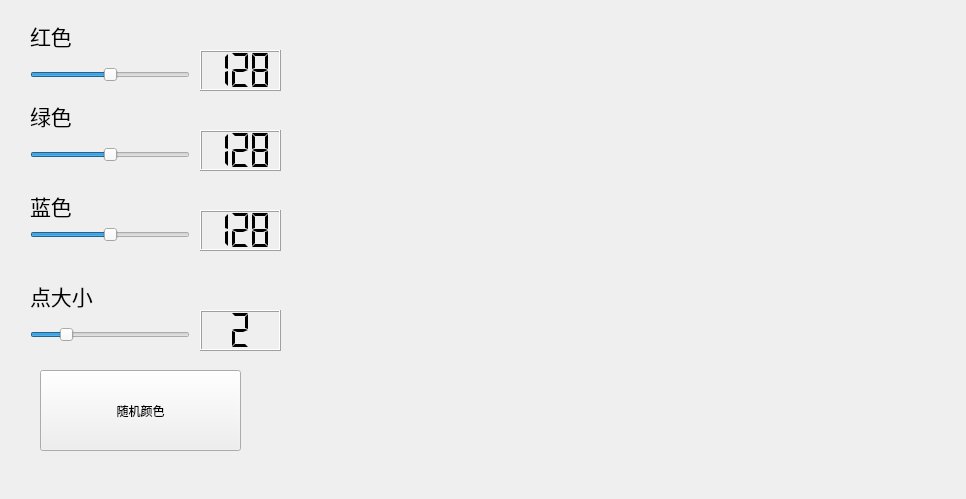
<?xml version="1.0" encoding="UTF-8"?>
<ui version="4.0">
 <class>main_window</class>
 <widget class="QMainWindow" name="main_window">
  <property name="geometry">
   <rect>
    <x>0</x>
    <y>0</y>
    <width>966</width>
    <height>499</height>
   </rect>
  </property>
  <property name="minimumSize">
   <size>
    <width>0</width>
    <height>0</height>
   </size>
  </property>
  <property name="maximumSize">
   <size>
    <width>5000</width>
    <height>5000</height>
   </size>
  </property>
  <property name="windowTitle">
   <string>PCLViewer</string>
  </property>
  <widget class="QWidget" name="centralwidget">
   <widget class="QVTKWidget" name="qvtkWidget">
    <property name="geometry">
     <rect>
      <x>300</x>
      <y>10</y>
      <width>640</width>
      <height>480</height>
     </rect>
    </property>
   </widget>
   <widget class="QSlider" name="horizontalSlider_R">
    <property name="geometry">
     <rect>
      <x>30</x>
      <y>60</y>
      <width>160</width>
      <height>29</height>
     </rect>
    </property>
    <property name="maximum">
     <number>255</number>
    </property>
    <property name="value">
     <number>128</number>
    </property>
    <property name="orientation">
     <enum>Qt::Horizontal</enum>
    </property>
   </widget>
   <widget class="QSlider" name="horizontalSlider_G">
    <property name="geometry">
     <rect>
      <x>30</x>
      <y>140</y>
      <width>160</width>
      <height>29</height>
     </rect>
    </property>
    <property name="maximum">
     <number>255</number>
    </property>
    <property name="value">
     <number>128</number>
    </property>
    <property name="orientation">
     <enum>Qt::Horizontal</enum>
    </property>
   </widget>
   <widget class="QSlider" name="horizontalSlider_B">
    <property name="geometry">
     <rect>
      <x>30</x>
      <y>220</y>
      <width>160</width>
      <height>29</height>
     </rect>
    </property>
    <property name="maximum">
     <number>255</number>
    </property>
    <property name="value">
     <number>128</number>
    </property>
    <property name="orientation">
     <enum>Qt::Horizontal</enum>
    </property>
   </widget>
   <widget class="QLCDNumber" name="lcdNumber_R">
    <property name="geometry">
     <rect>
      <x>200</x>
      <y>50</y>
      <width>81</width>
      <height>41</height>
     </rect>
    </property>
    <property name="digitCount">
     <number>3</number>
    </property>
    <property name="segmentStyle">
     <enum>QLCDNumber::Flat</enum>
    </property>
    <property name="intValue" stdset="0">
     <number>128</number>
    </property>
   </widget>
   <widget class="QLCDNumber" name="lcdNumber_G">
    <property name="geometry">
     <rect>
      <x>200</x>
      <y>130</y>
      <width>81</width>
      <height>41</height>
     </rect>
    </property>
    <property name="digitCount">
     <number>3</number>
    </property>
    <property name="segmentStyle">
     <enum>QLCDNumber::Flat</enum>
    </property>
    <property name="intValue" stdset="0">
     <number>128</number>
    </property>
   </widget>
   <widget class="QLCDNumber" name="lcdNumber_B">
    <property name="geometry">
     <rect>
      <x>200</x>
      <y>210</y>
      <width>81</width>
      <height>41</height>
     </rect>
    </property>
    <property name="digitCount">
     <number>3</number>
    </property>
    <property name="segmentStyle">
     <enum>QLCDNumber::Flat</enum>
    </property>
    <property name="intValue" stdset="0">
     <number>128</number>
    </property>
   </widget>
   <widget class="QSlider" name="horizontalSlider_p">
    <property name="geometry">
     <rect>
      <x>30</x>
      <y>320</y>
      <width>160</width>
      <height>29</height>
     </rect>
    </property>
    <property name="minimum">
     <number>1</number>
    </property>
    <property name="maximum">
     <number>6</number>
    </property>
    <property name="value">
     <number>2</number>
    </property>
    <property name="orientation">
     <enum>Qt::Horizontal</enum>
    </property>
   </widget>
   <widget class="QLCDNumber" name="lcdNumber_p">
    <property name="geometry">
     <rect>
      <x>200</x>
      <y>310</y>
      <width>81</width>
      <height>41</height>
     </rect>
    </property>
    <property name="digitCount">
     <number>1</number>
    </property>
    <property name="segmentStyle">
     <enum>QLCDNumber::Flat</enum>
    </property>
    <property name="intValue" stdset="0">
     <number>2</number>
    </property>
   </widget>
   <widget class="QLabel" name="label">
    <property name="geometry">
     <rect>
      <x>30</x>
      <y>20</y>
      <width>191</width>
      <height>31</height>
     </rect>
    </property>
    <property name="font">
     <font>
      <pointsize>16</pointsize>
      <weight>50</weight>
      <italic>false</italic>
      <bold>false</bold>
     </font>
    </property>
    <property name="text">
     <string>红色</string>
    </property>
   </widget>
   <widget class="QLabel" name="label_2">
    <property name="geometry">
     <rect>
      <x>30</x>
      <y>100</y>
      <width>191</width>
      <height>31</height>
     </rect>
    </property>
    <property name="font">
     <font>
      <pointsize>16</pointsize>
      <weight>50</weight>
      <italic>false</italic>
      <bold>false</bold>
     </font>
    </property>
    <property name="text">
     <string>绿色</string>
    </property>
   </widget>
   <widget class="QLabel" name="label_3">
    <property name="geometry">
     <rect>
      <x>30</x>
      <y>190</y>
      <width>191</width>
      <height>31</height>
     </rect>
    </property>
    <property name="font">
     <font>
      <pointsize>16</pointsize>
      <weight>50</weight>
      <italic>false</italic>
      <bold>false</bold>
     </font>
    </property>
    <property name="text">
     <string>蓝色</string>
    </property>
   </widget>
   <widget class="QLabel" name="label_4">
    <property name="geometry">
     <rect>
      <x>30</x>
      <y>280</y>
      <width>141</width>
      <height>31</height>
     </rect>
    </property>
    <property name="font">
     <font>
      <pointsize>16</pointsize>
      <weight>50</weight>
      <italic>false</italic>
      <bold>false</bold>
     </font>
    </property>
    <property name="text">
     <string>点大小</string>
    </property>
   </widget>
   <widget class="QPushButton" name="pushButton_random">
    <property name="geometry">
     <rect>
      <x>40</x>
      <y>370</y>
      <width>201</width>
      <height>81</height>
     </rect>
    </property>
    <property name="text">
     <string>随机颜色</string>
    </property>
   </widget>
  </widget>
 </widget>
 <customwidgets>
  <customwidget>
   <class>QVTKWidget</class>
   <extends>QWidget</extends>
   <header>QVTKWidget.h</header>
  </customwidget>
 </customwidgets>
 <resources/>
 <connections>
  <connection>
   <sender>horizontalSlider_R</sender>
   <signal>sliderMoved(int)</signal>
   <receiver>lcdNumber_R</receiver>
   <slot>display(int)</slot>
   <hints>
    <hint type="sourcelabel">
     <x>136</x>
     <y>111</y>
    </hint>
    <hint type="destinationlabel">
     <x>222</x>
     <y>115</y>
    </hint>
   </hints>
  </connection>
  <connection>
   <sender>horizontalSlider_G</sender>
   <signal>sliderMoved(int)</signal>
   <receiver>lcdNumber_G</receiver>
   <slot>display(int)</slot>
   <hints>
    <hint type="sourcelabel">
     <x>166</x>
     <y>193</y>
    </hint>
    <hint type="destinationlabel">
     <x>235</x>
     <y>195</y>
    </hint>
   </hints>
  </connection>
  <connection>
   <sender>horizontalSlider_B</sender>
   <signal>sliderMoved(int)</signal>
   <receiver>lcdNumber_B</receiver>
   <slot>display(int)</slot>
   <hints>
    <hint type="sourcelabel">
     <x>185</x>
     <y>273</y>
    </hint>
    <hint type="destinationlabel">
     <x>224</x>
     <y>275</y>
    </hint>
   </hints>
  </connection>
  <connection>
   <sender>horizontalSlider_p</sender>
   <signal>sliderMoved(int)</signal>
   <receiver>lcdNumber_p</receiver>
   <slot>display(int)</slot>
   <hints>
    <hint type="sourcelabel">
     <x>136</x>
     <y>352</y>
    </hint>
    <hint type="destinationlabel">
     <x>253</x>
     <y>342</y>
    </hint>
   </hints>
  </connection>
 </connections>
</ui>
